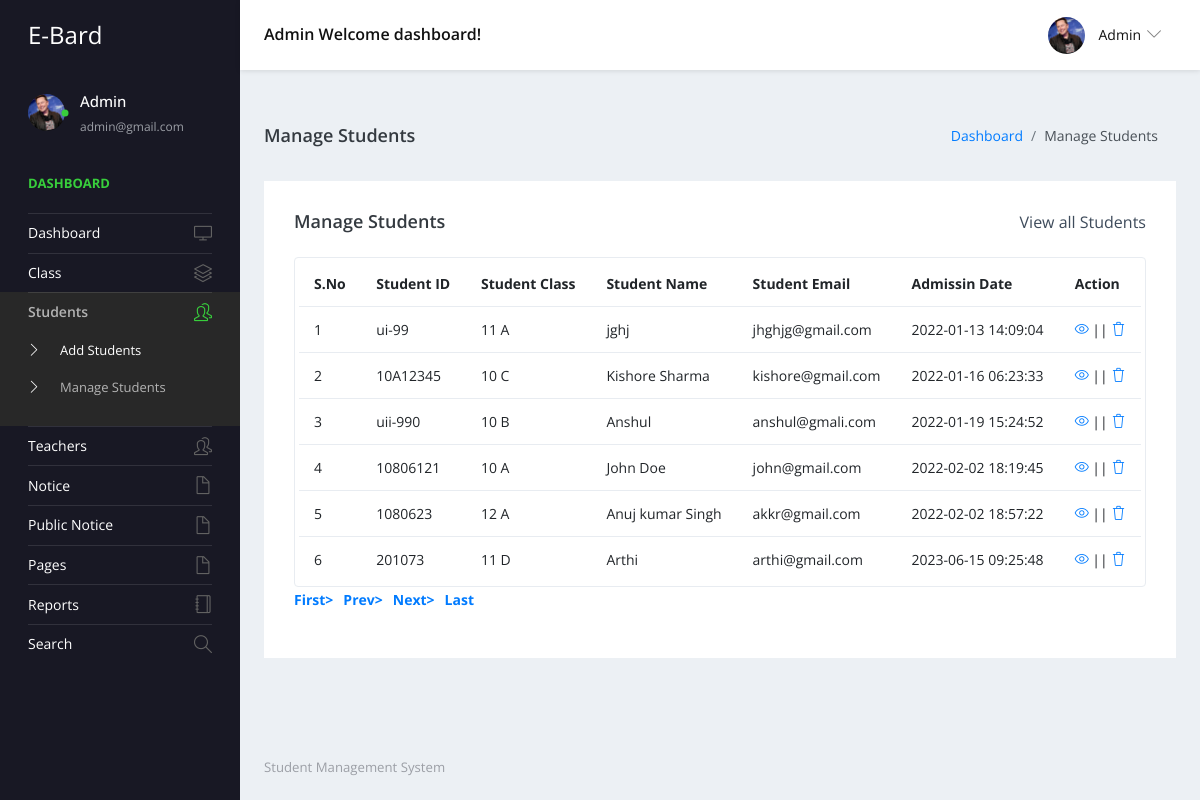
The page /admin/manage-students.php (signed in) on the database its author committed.
### tables this page shows
CREATE TABLE `tblstudent` (
  `ID` int(10) NOT NULL,
  `StudentName` varchar(200) DEFAULT NULL,
  `StudentEmail` varchar(200) DEFAULT NULL,
  `StudentClass` varchar(100) DEFAULT NULL,
  `Gender` varchar(50) DEFAULT NULL,
  `DOB` date DEFAULT NULL,
  `StuID` varchar(200) DEFAULT NULL,
  `FatherName` mediumtext DEFAULT NULL,
  `MotherName` mediumtext DEFAULT NULL,
  `ContactNumber` bigint(10) DEFAULT NULL,
  `AltenateNumber` bigint(10) DEFAULT NULL,
  `Address` mediumtext DEFAULT NULL,
  `UserName` varchar(200) DEFAULT NULL,
  `Password` varchar(200) DEFAULT NULL,
  `Image` varchar(200) DEFAULT NULL,
  `DateofAdmission` timestamp NULL DEFAULT current_timestamp()
);

CREATE TABLE `tblclass` (
  `ID` int(5) NOT NULL,
  `ClassName` varchar(50) DEFAULT NULL,
  `Section` varchar(20) DEFAULT NULL,
  `CreationDate` timestamp NULL DEFAULT current_timestamp()
);

### admin/manage-students.php (the view, shortened to what this page needs)
<?php
include('includes/dbconnection.php');
if (strlen($_SESSION['sturecmsaid']==0)) {
  header('location:logout.php');
  } else{
?>
<!DOCTYPE html>
<html lang="en">
  <head>
    <link rel="stylesheet" href="vendors/simple-line-icons/css/simple-line-icons.css">
    <link rel="stylesheet" href="vendors/flag-icon-css/css/flag-icon.min.css">
    <link rel="stylesheet" href="vendors/css/vendor.bundle.base.css">
    <link rel="stylesheet" href="./vendors/daterangepicker/daterangepicker.css">
    <link rel="stylesheet" href="./vendors/chartist/chartist.min.css">
    <link rel="stylesheet" href="./css/style.css">
  </head>
  <body>
    <div class="container-scroller">
     <?php include_once('includes/header.php');?>
      <div class="container-fluid page-body-wrapper">
        <?php include_once('includes/sidebar.php');?>
        <div class="main-panel">
          <div class="content-wrapper">
             <div class="page-header">
              <h3 class="page-title"> Manage Students </h3>
              <nav aria-label="breadcrumb">
                <ol class="breadcrumb">
                  <li class="breadcrumb-item"><a href="dashboard.php">Dashboard</a></li>
                  <li class="breadcrumb-item active" aria-current="page"> Manage Students</li>
                </ol>
              </nav>
            </div>
            <div class="row">
              <div class="col-md-12 grid-margin stretch-card">
                <div class="card">
                  <div class="card-body">
                    <div class="d-sm-flex align-items-center mb-4">
                      <h4 class="card-title mb-sm-0">Manage Students</h4>
                      <a href="#" class="text-dark ml-auto mb-3 mb-sm-0"> View all Students</a>
                    </div>
                    <div class="table-responsive border rounded p-1">
                      <table class="table">
                        <thead>
                          <tr>
                            <th class="font-weight-bold">S.No</th>
                            <th class="font-weight-bold">Student ID</th>
                            <th class="font-weight-bold">Student Class</th>
                            <th class="font-weight-bold">Student Name</th>
                            <th class="font-weight-bold">Student Email</th>
                            <th class="font-weight-bold">Admissin Date</th>
                            <th class="font-weight-bold">Action</th>
                          </tr>
                        </thead>
                        <tbody>
                           <?php
                            if (isset($_GET['pageno'])) {
            $pageno = $_GET['pageno'];
        } else {
            $pageno = 1;
        }
        $no_of_records_per_page = 15;
        $offset = ($pageno-1) * $no_of_records_per_page;
       $ret = "SELECT ID FROM tblstudent";
$query1 = $dbh -> prepare($ret);
$query1->execute();
$total_rows=$query1->rowCount();
$total_pages = ceil($total_rows / $no_of_records_per_page);
$sql="SELECT tblstudent.StuID,tblstudent.ID as sid,tblstudent.StudentName,tblstudent.StudentEmail,tblstudent.DateofAdmission,tblclass.ClassName,tblclass.Section from tblstudent join tblclass on tblclass.ID=tblstudent.StudentClass LIMIT $offset, $no_of_records_per_page";
$query = $dbh -> prepare($sql);
$query->execute();
$results=$query->fetchAll(PDO::FETCH_OBJ);
$cnt=1;
if($query->rowCount() > 0)
{
foreach($results as $row)
{               ?>
                          <tr>
                            <td><?php echo htmlentities($cnt);?></td>
                            <td><?php  echo htmlentities($row->StuID);?></td>
                            <td><?php  echo htmlentities($row->ClassName);?> <?php  echo htmlentities($row->Section);?></td>
                            <td><?php  echo htmlentities($row->StudentName);?></td>
                            <td><?php  echo htmlentities($row->StudentEmail);?></td>
                            <td><?php  echo htmlentities($row->DateofAdmission);?></td>
                            <td>
                              <div><a href="edit-student-detail.php?editid=<?php echo htmlentities ($row->sid);?>"><i class="icon-eye"></i></a>
                                                || <a href="manage-students.php?delid=<?php echo ($row->sid);?>" onclick="return confirm('Do you really want to Delete ?');"> <i class="icon-trash"></i></a></div>
                            </td>
                          </tr><?php $cnt=$cnt+1;}} ?>
                        </tbody>
                      </table>
                    </div>
                    <div align="left">
    <ul class="pagination" >
        <li><a href="?pageno=1"><strong>First></strong></a></li>
        <li class="<?php if($pageno <= 1){ echo 'disabled'; } ?>">
            <a href="<?php if($pageno <= 1){ echo '#'; } else { echo "?pageno=".($pageno - 1); } ?>"><strong style="padding-left: 10px">Prev></strong></a>
        </li>
        <li class="<?php if($pageno >= $total_pages){ echo 'disabled'; } ?>">
            <a href="<?php if($pageno >= $total_pages){ echo '#'; } else { echo "?pageno=".($pageno + 1); } ?>"><strong style="padding-left: 10px">Next></strong></a>
        </li>
        <li><a href="?pageno=<?php echo $total_pages; ?>"><strong style="padding-left: 10px">Last</strong></a></li>
    </ul>
</div>
                  </div>
                </div>
              </div>
            </div>
          </div>
         <?php include_once('includes/footer.php');?>
        </div>
      </div>
    </div>
  </body>
</html><?php }  ?>

### admin/includes/header.php (shortened to what this page needs)
 <nav class="navbar default-layout-navbar col-lg-12 col-12 p-0 fixed-top d-flex flex-row">
        <div class="navbar-brand-wrapper d-flex align-items-center">
          <a class="navbar-brand brand-logo" href="dashboard.php">
            <strong style="color: white;">E-Bard</strong>
          </a>
        </div><?php
         $aid= $_SESSION['sturecmsaid'];
$sql="SELECT * from tbladmin where ID=:aid";
$query = $dbh -> prepare($sql);
$query->bindParam(':aid',$aid,PDO::PARAM_STR);
$query->execute();
$results=$query->fetchAll(PDO::FETCH_OBJ);
$cnt=1;
if($query->rowCount() > 0)
{
foreach($results as $row)
{               ?>
        <div class="navbar-menu-wrapper d-flex align-items-center flex-grow-1">
          <h5 class="mb-0 font-weight-medium d-none d-lg-flex"><?php  echo htmlentities($row->AdminName);?> Welcome dashboard!</h5>
          <ul class="navbar-nav navbar-nav-right ml-auto">
            <li class="nav-item dropdown d-none d-xl-inline-flex user-dropdown">
              <a class="nav-link dropdown-toggle" id="UserDropdown" href="#" data-toggle="dropdown" aria-expanded="false">
                <img class="img-xs rounded-circle ml-2" src="images/faces/elon.jpg" alt="Profile image"> <span class="font-weight-normal"> <?php  echo htmlentities($row->AdminName);?> </span></a>
                <?php $cnt=$cnt+1;}} ?>
            </li>
          </ul>
        </div>
      </nav>

### admin/includes/sidebar.php (shortened to what this page needs)
<nav class="sidebar sidebar-offcanvas" id="sidebar">
          <ul class="nav">
            <li class="nav-item nav-profile">
              <a href="#" class="nav-link">
                <div class="profile-image">
                  <img class="img-xs rounded-circle" src="images/faces/elon.jpg" alt="profile image">
                  <div class="dot-indicator bg-success"></div>
                </div>
                <div class="text-wrapper">
                  <?php
         $aid= $_SESSION['sturecmsaid'];
$sql="SELECT * from tbladmin where ID=:aid";
$query = $dbh -> prepare($sql);
$query->bindParam(':aid',$aid,PDO::PARAM_STR);
$query->execute();
$results=$query->fetchAll(PDO::FETCH_OBJ);
$cnt=1;
if($query->rowCount() > 0)
{
foreach($results as $row)
{               ?>
                  <p class="profile-name"><?php  echo htmlentities($row->AdminName);?></p>
                  <p class="designation"><?php  echo htmlentities($row->Email);?></p><?php $cnt=$cnt+1;}} ?>
                </div>
              </a>
            </li>
            <li class="nav-item nav-category">
              <span class="nav-link">Dashboard</span>
            </li>
            <li class="nav-item">
              <a class="nav-link" href="dashboard.php">
                <span class="menu-title">Dashboard</span>
                <i class="icon-screen-desktop menu-icon"></i>
              </a>
            </li>
            <li class="nav-item">
              <a class="nav-link" data-toggle="collapse" href="#ui-basic" aria-expanded="false" aria-controls="ui-basic">
                <span class="menu-title">Class</span>
                <i class="icon-layers menu-icon"></i>
              </a>
            </li>
            <li class="nav-item">
              <a class="nav-link" data-toggle="collapse" href="#ui-basic1" aria-expanded="false" aria-controls="ui-basic1">
                <span class="menu-title">Students</span>
                <i class="icon-people menu-icon"></i>
              </a>
              <div class="collapse" id="ui-basic1">
                <ul class="nav flex-column sub-menu">
                  <li class="nav-item"> <a class="nav-link" href="add-students.php">Add Students</a></li>
                  <li class="nav-item"> <a class="nav-link" href="manage-students.php">Manage Students</a></li>
                </ul>
              </div>
            </li>
            <li class="nav-item">
              <a class="nav-link" data-toggle="collapse" href="#ui-basic2" aria-expanded="false" aria-controls="ui-basic1">
                <span class="menu-title">Teachers</span>
                <i class="icon-people menu-icon"></i>
              </a>
            </li>
            <li class="nav-item">
              <a class="nav-link" data-toggle="collapse" href="#auth" aria-expanded="false" aria-controls="auth">
                <span class="menu-title">Notice</span>
                <i class="icon-doc menu-icon"></i>
              </a>
            </li>
            <li class="nav-item">
              <a class="nav-link" data-toggle="collapse" href="#auth1" aria-expanded="false" aria-controls="auth">
                <span class="menu-title">Public Notice</span>
                <i class="icon-doc menu-icon"></i>
              </a>
              <li class="nav-item">
              <a class="nav-link" data-toggle="collapse" href="#auth2" aria-expanded="false" aria-controls="auth">
                <span class="menu-title">Pages</span>
                <i class="icon-doc menu-icon"></i>
              </a>
            </li>
              <li class="nav-item">
              <a class="nav-link" href="between-dates-reports.php">
                <span class="menu-title">Reports</span>
                <i class="icon-notebook menu-icon"></i>
              </a>
            </li>
            <li class="nav-item">
              <a class="nav-link" href="search.php">
                <span class="menu-title">Search</span>
                <i class="icon-magnifier menu-icon"></i>
              </a>
            </li>
            </li>
          </ul>
        </nav>

### rows shown on the page
tblstudent: StuID "ui-99", tblclass.ClassName "11", tblclass.Section "A", StudentName "jghj", StudentEmail "jhghjg@gmail.com", DateofAdmission "2022-01-13 14:09:04"
tblstudent: StuID "10A12345", tblclass.ClassName "10", tblclass.Section "C", StudentName "Kishore Sharma", StudentEmail "kishore@gmail.com", DateofAdmission "2022-01-16 06:23:33"
tblstudent: StuID "uii-990", tblclass.ClassName "10", tblclass.Section "B", StudentName "Anshul", StudentEmail "anshul@gmali.com", DateofAdmission "2022-01-19 15:24:52"
tblstudent: StuID "10806121", tblclass.ClassName "10", tblclass.Section "A", StudentName "John Doe", StudentEmail "john@gmail.com", DateofAdmission "2022-02-02 18:19:45"
tblstudent: StuID "1080623", tblclass.ClassName "12", tblclass.Section "A", StudentName "Anuj kumar Singh", StudentEmail "akkr@gmail.com", DateofAdmission "2022-02-02 18:57:22"
tblstudent: StuID "201073", tblclass.ClassName "11", tblclass.Section "D", StudentName "Arthi", StudentEmail "arthi@gmail.com", DateofAdmission "2023-06-15 09:25:48"

### other values the page prints
$row->AdminName "Admin"
$row->Email "admin@gmail.com"
